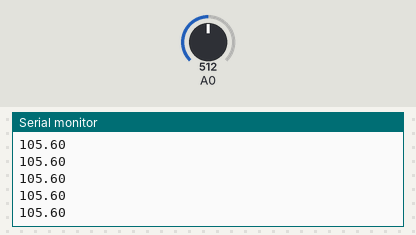
Bench run of a sketch on a simulated Arduino Uno, built with avr-gcc and run on an emulated ATmega328P. Shown: the last lines printed to the serial monitor. The inputs (shaded band) are chosen by the test bench; at power-on: A0 = 512.

Above: at 1.2 s.
1.3 s: A0 set to 716
At 1.31 s:
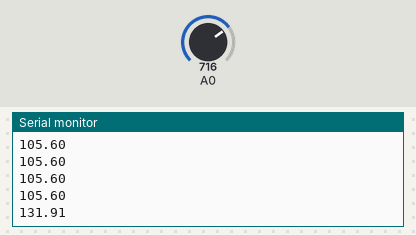
2.8 s: A0 set to 900
At 2.82 s:
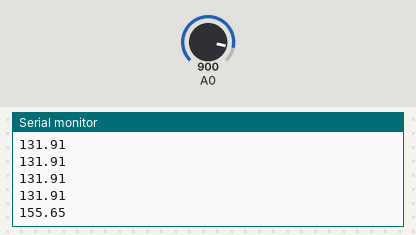
Timing chart, 0 to 5.8 s (numbered marks = the images above; inputs shaded):
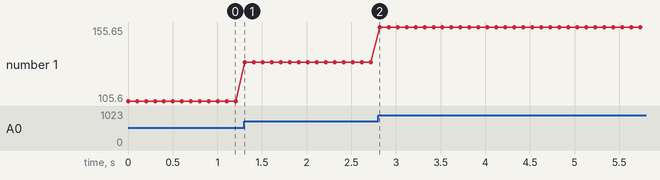

Measured:
- after the input at 1.3 s, the serial monitor: prints a new line at once (image 1)
- after the input at 2.8 s, the serial monitor: prints a new line at once (image 2)
- plotted number 1: 105.6 → 131.91 after the input at 1.3 s, 131.91 → 155.65 after the input at 2.8 s

The sketch:

analog_laser_setup.ino
```cpp
float input_signal = 0;
float calibration = 1;
float distance = 0;
void setup() {
  pinMode(0, INPUT);
  // 81.0 for 50 mm
  // 314.0 for 80 mm
  Serial.begin(9600);
}

void loop() {

  input_signal = analogRead(A0);
  distance = 50 + (input_signal-81) * 0.129;
  //distance = 0 + (input_signal - 0) * 1;
  Serial.println(distance);
  delay(100);

}
```
